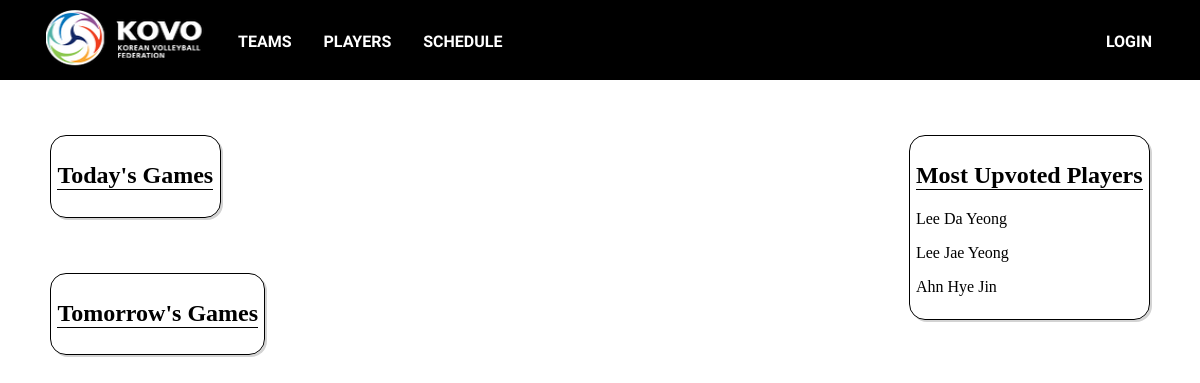
The page / on the database its author committed.
### main.py (models this page shows)
class Player(db.Model):
    id = db.Column(db.Integer, primary_key = True)
    name = db.Column(db.String, nullable = False, unique = False)
    height = db.Column(db.Integer, nullable = False, unique = False)
    position = db.Column(db.String(30), nullable = False, unique = False)
    age = db.Column(db.Integer, nullable = False, unique = False)
    number = db.Column(db.Integer, nullable = False, unique = False)
    birth_date = db.Column(db.String, nullable = False, unique = False)
    birth_place = db.Column(db.String, nullable = False, unique = False)
    image = db.Column(db.String, nullable = True, unique = True)
    team_id = db.Column(db.Integer, db.ForeignKey('team.id'))

### main.py (the view)
@app.route('/')
def home():
    first_team_list.clear()
    second_team_list.clear()
    tmr_first_teams_list.clear()
    tmr_second_teams_list.clear()
    upvoters.clear()
    top_players_list.clear()
    today_date = TeamGames.query.filter_by(date=date.today()).all()
    tmr_date = TeamGames.query.filter_by(date=datetime.date.today() + datetime.timedelta(days=1)).all()
    all_players = Player.query.all()
    for i in range(len(all_players)):
        upvoters.append(all_players[i].upvoters.count())
    for i in range(len(tmr_date)):
        tmr_first_teams_list.append(tmr_date[i].first_team_id)
        tmr_second_teams_list.append(tmr_date[i].second_team_id)
    for i in range(len(today_date)):
        first_team_list.append(today_date[i].first_team_id)
        second_team_list.append(today_date[i].second_team_id)
    upvoters.sort(reverse=True)
    for i in range(len(all_players)):
        if(all_players[i].upvoters.count() == upvoters[0] and upvoters[0] != 0):
            top_players_list.append(all_players[i].id)
        if(all_players[i].upvoters.count() == upvoters[1] and upvoters[1] != 0):
            top_players_list.append(all_players[i].id)
        if(all_players[i].upvoters.count() == upvoters[2] and upvoters[2] != 0):
            top_players_list.append(all_players[i].id)
    top_players = Player.query.filter(Player.id.in_(top_players_list)).all()
    tmr_first_teams = [Team.query.filter_by(id=id).one() for id in tmr_first_teams_list]
    tmr_second_teams = [Team.query.filter_by(id=id).one() for id in tmr_second_teams_list]
    today_first_teams = [Team.query.filter_by(id=id).one() for id in first_team_list]
    today_second_teams = [Team.query.filter_by(id=id).one() for id in second_team_list]
    return render_template('home.html', today_first_teams=today_first_teams, today_second_teams=today_second_teams, tmr_first_teams=tmr_first_teams, tmr_second_teams=tmr_second_teams, top_players=top_players)

### templates/home.html (shortened to what this page needs)
{%extends "layout.html"%}
{%block content%}
<div class="page-wrapper">
    <div class="top_players">
        <h2 class="home_header">Most Upvoted Players</h2>
        {% for top_players in top_players %}
            <p><a href="/player/{{top_players.name}}">{{top_players.name}}</a></p>
        {% endfor %}
    </div>
    <div class="games_preview">
        <h2 class="home_header">Today's Games</h2>
    </div>
    <div class="games_preview">
        <h2 class="home_header">Tomorrow's Games</h2>
    </div>
</div>
{%endblock%}

### static/CSS/style.css (style rules this page uses)
html { scroll-behavior: smooth; }
body { margin: 0; }
a { text-decoration: none; color: black; }
h3, .home_header { border-bottom: 1px solid black; }
.page-wrapper { padding-left: 3.125rem; padding-right: 3.125rem; padding-bottom: 1rem; background-color: white; }
* { box-sizing: border-box; scrollbar-color: transparent transparent; scrollbar-width: 0px; }
* { -ms-overflow-style: none; }
.games_preview { float: left; clear: left; }
.top_players { float: right; }
.top_players, .games_preview { border: 1px solid black; margin-top: 5%; padding: 0.4rem; border-radius: 1rem; box-shadow: 2px 2px lightgrey; }

### rows shown on the page
Player: name "Lee Da Yeong"
Player: name "Lee Jae Yeong"
Player: name "Ahn Hye Jin"
